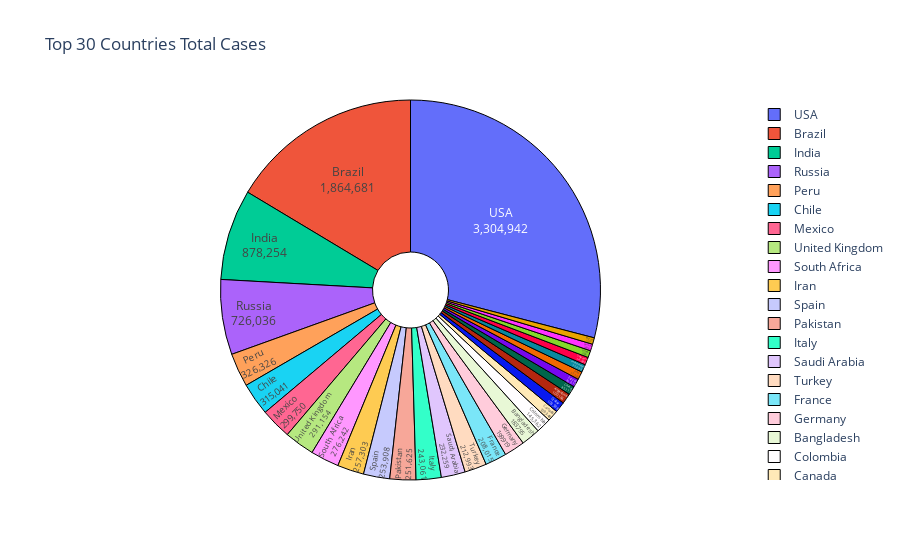

Notebook cell for this chart:
### Markdown cell above
### Graph 5: for top 30 Countries Total Cases

### Code cell
labels = top_country_confirm_wise.index
values = top_country_confirm_wise['Confirmed'].values
pie_chart(labels,values,"Top 30 Countries Total Cases")

### Figure 1 — Plotly figure (JSON) as saved in the notebook; plotly's stock layout.template omitted (floating-point values rounded to 4 significant figures)
{"data": [{"hole": 0.2, "hoverinfo": "label+value+percent", "labels": ["USA", "Brazil", "India", "Russia", "Peru", "Chile", "Mexico", "United Kingdom", "South Africa", "Iran", "Spain", "Pakistan", "Italy", "Saudi Arabia", "Turkey", "France", "Germany", "Bangladesh", "Colombia", "Canada", "Qatar", "Argentina", "China", "Egypt", "Iraq", "Indonesia", "Sweden", "Ecuador", "Belarus", "Belgium"], "marker": {"line": {"color": "#000000", "width": 1}}, "textinfo": "label+value", "textposition": "inside", "type": "pie", "values": [3304942, 1864681, 878254, 726036, 326326, 315041, 299750, 291154, 276242, 257303, 253908, 251625, 243061, 232259, 212993, 208015, 199919, 183795, 145362, 109348, 103598, 100166, 85117, 82070, 77506, 75699, 74898, 67870, 64932, 62707]}], "layout": {"title": {"text": "Top 30 Countries Total Cases"}}}
